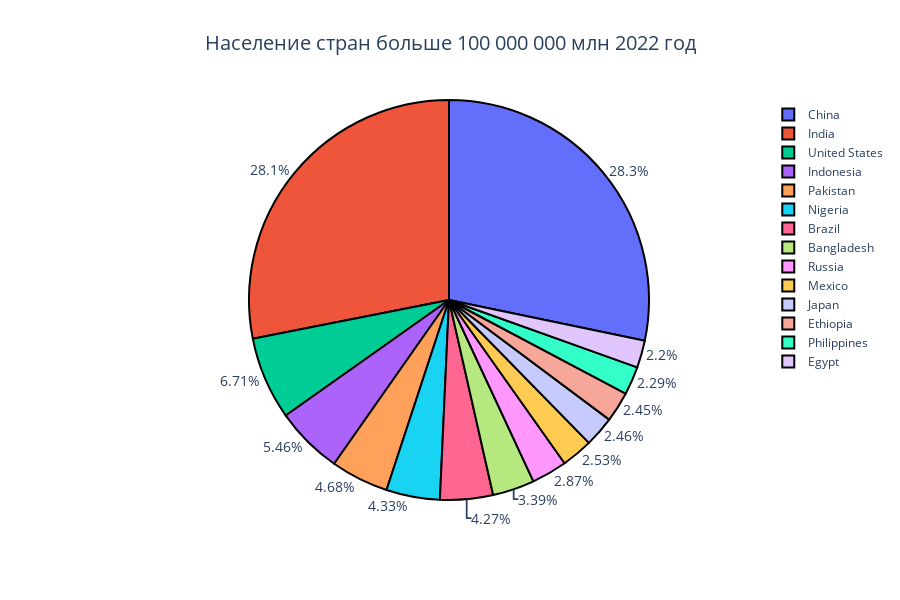

Source (notebook cell):
### Markdown cell above
Построить круговую диаграмму (go.Pie), использовав данные и стиль
оформления из предыдущего графика. Сделать так, чтобы границы
каждой доли были выделены чёрной линией с толщиной, равной 2

### Code cell
pie_chart = px.pie(
    data.loc[data['2022 Population'] > 100000000],
    values='2022 Population', 
    names='Country',
    height=600,
    labels={
        'x':'Страна',
        'y':'Население'
    }
)

fig = go.Figure(
    pie_chart
)

fig.update_traces(
    textfont_size=14,
    textposition='outside',
    marker=dict(line=dict(
        color='black',
        width=2
    ))
)

fig.update_layout(
    title_text='Население стран больше 100 000 000 млн 2022 год', 
    title_font_size=20,
    title_x=0.5,
    margin=dict(
        l=100,
        r=100,
        t=100,
        b=100
    ),
    xaxis_title_font_size=16,
    yaxis_title_font_size=16
    )

fig.show()

### Figure 1 — Plotly figure (JSON) as saved in the notebook; plotly's stock layout.template omitted (floating-point values rounded to 4 significant figures)
{"data": [{"domain": {"x": [0, 1], "y": [0, 1]}, "hovertemplate": "Country=%{label}<br>2022 Population=%{value}<extra></extra>", "labels": ["Bangladesh", "Brazil", "China", "Egypt", "Ethiopia", "India", "Indonesia", "Japan", "Mexico", "Nigeria", "Pakistan", "Philippines", "Russia", "United States"], "legendgroup": "", "marker": {"line": {"color": "black", "width": 2}}, "name": "", "showlegend": true, "textfont": {"size": 14}, "textposition": "outside", "type": "pie", "values": [171186372, 215313498, 1425887337, 110990103, 123379924, 1417173173, 275501339, 123951692, 127504125, 218541212, 235824862, 115559009, 144713314, 338289857]}], "layout": {"height": 600, "legend": {"tracegroupgap": 0}, "margin": {"b": 100, "l": 100, "r": 100, "t": 100}, "title": {"font": {"size": 20}, "text": "Население стран больше 100 000 000 млн 2022 год", "x": 0.5}, "xaxis": {"title": {"font": {"size": 16}}}, "yaxis": {"title": {"font": {"size": 16}}}}}
